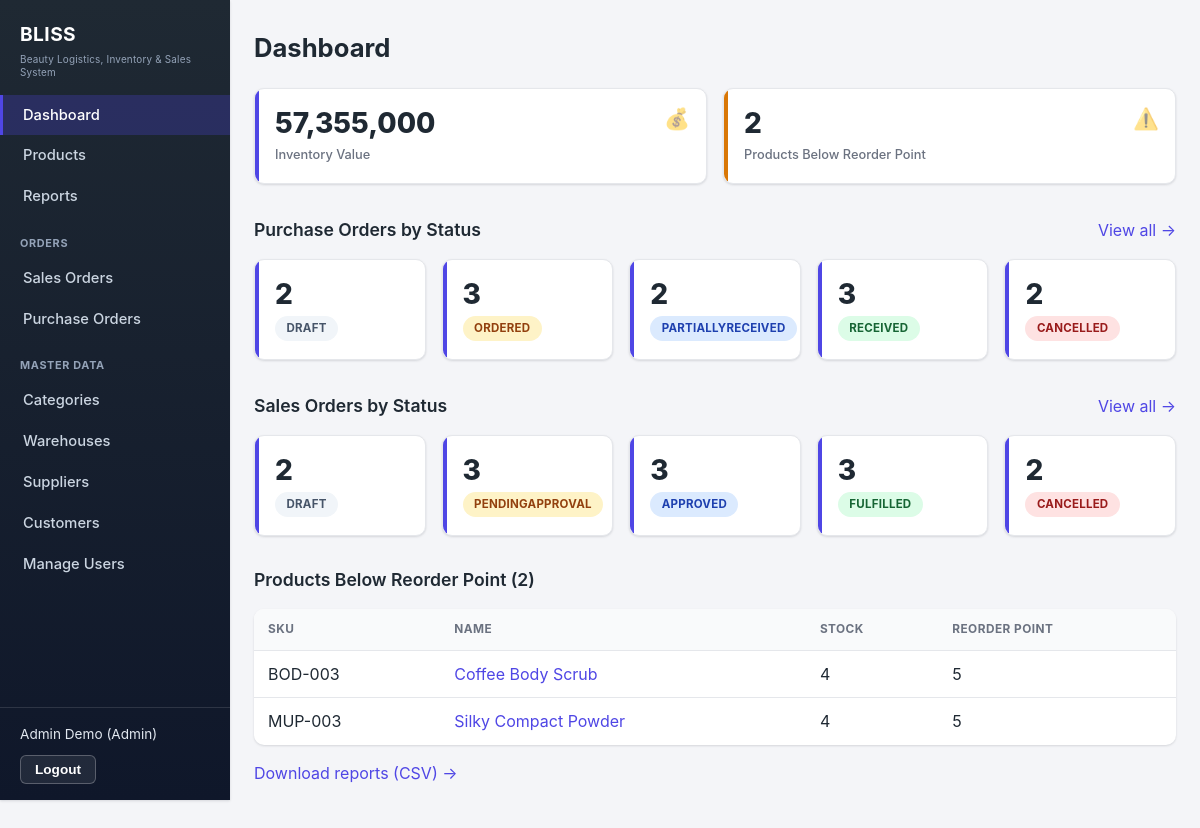
The page /dashboard (signed in) on the database its author committed.
### tables this page shows
CREATE TABLE IF NOT EXISTS product (
    id INT PRIMARY KEY AUTO_INCREMENT,
    sku VARCHAR(50) NOT NULL UNIQUE,
    name VARCHAR(200) NOT NULL,
    category_id INT NOT NULL,
    unit VARCHAR(30) NOT NULL,
    buy_price DECIMAL(15,2) NOT NULL,
    sell_price DECIMAL(15,2) NOT NULL,
    reorder_point INT NOT NULL DEFAULT 0,
    image_path VARCHAR(255) NULL,
    is_active TINYINT(1) NOT NULL DEFAULT 1,
    created_at TIMESTAMP DEFAULT CURRENT_TIMESTAMP,
    updated_at TIMESTAMP DEFAULT CURRENT_TIMESTAMP ON UPDATE CURRENT_TIMESTAMP,
    CONSTRAINT chk_buy_price_nonneg CHECK (buy_price >= 0),
    CONSTRAINT chk_sell_price_nonneg CHECK (sell_price >= 0),
    CONSTRAINT chk_reorder_point_nonneg CHECK (reorder_point >= 0),
    CONSTRAINT fk_product_category FOREIGN KEY (category_id) REFERENCES category(id)
        ON DELETE RESTRICT ON UPDATE CASCADE
);

### public/index.php (called while the page is built, shortened)
<?php
$path = parse_url($_SERVER['REQUEST_URI'], PHP_URL_PATH) ?: '/';
$method = $_SERVER['REQUEST_METHOD'];
$key = "$method $path";
[$controller, $action] = $routes[$key];
$controller->$action();

### app/Support/Database.php (called while the page is built, shortened)
<?php
final class Database
{
    private static ?PDO $connection = null;
    public static function connection(): PDO
    {
        if (self::$connection === null) {
            $dsn = sprintf(
                'mysql:host=%s;port=%s;dbname=%s;charset=utf8mb4',
                getenv('DB_HOST'),
                getenv('DB_PORT') ?: '3306',
                getenv('DB_NAME')
            );
            $maxAttempts = 5;
            for ($attempt = 1; $attempt <= $maxAttempts; $attempt++) {
                try {
                    self::$connection = new PDO($dsn, getenv('DB_USER'), getenv('DB_PASSWORD'), [
                        PDO::ATTR_ERRMODE => PDO::ERRMODE_EXCEPTION,
                        PDO::ATTR_DEFAULT_FETCH_MODE => PDO::FETCH_ASSOC,
                    ]);
                    break;
                } catch (PDOException $e) {
                    if ($attempt === $maxAttempts) {
                        error_log('DB connection failed after ' . $maxAttempts . ' attempts: ' . $e->getMessage());
                        throw new PDOException('Database connection failed.');
                    }
                    sleep(1);
                }
            }
        }
        return self::$connection;
    }
}

### app/Repository/MySqlDashboardRepository.php (called while the page is built, shortened)
<?php
final class MySqlDashboardRepository implements DashboardRepositoryInterface
{
    public function getTotalInventoryValue(): float
    {
        $stmt = Database::connection()->query(
            'SELECT COALESCE(SUM(p.buy_price * ps.quantity), 0)
             FROM product_stock ps
             JOIN product p ON p.id = ps.product_id
             WHERE p.is_active = 1'
        );
        return (float) $stmt->fetchColumn();
    }
    public function getLowStockProducts(): array
    {
        $stmt = Database::connection()->query(
            'SELECT p.id, p.sku, p.name, COALESCE(SUM(ps.quantity), 0) AS total_stock, p.reorder_point
             FROM product p
             LEFT JOIN product_stock ps ON ps.product_id = p.id
             WHERE p.is_active = 1
             GROUP BY p.id
             HAVING total_stock < p.reorder_point
             ORDER BY p.name'
        );
        return $stmt->fetchAll();
    }
    public function getPurchaseOrderStatusCounts(): array
    {
        $stmt = Database::connection()->query(
            'SELECT status, COUNT(*) AS cnt FROM purchase_order GROUP BY status'
        );
        $rows = $stmt->fetchAll();
        return array_combine(
            array_column($rows, 'status'),
            array_map('intval', array_column($rows, 'cnt')),
        );
    }
    public function getSalesOrderStatusCounts(?int $createdBy = null): array
    {
        if ($createdBy === null) {
            $stmt = Database::connection()->query(
                'SELECT status, COUNT(*) AS cnt FROM sales_order GROUP BY status'
            );
            $rows = $stmt->fetchAll();
        } else {
            $stmt = Database::connection()->prepare(
                'SELECT status, COUNT(*) AS cnt FROM sales_order WHERE created_by = ? GROUP BY status'
            );
            $stmt->execute([$createdBy]);
            $rows = $stmt->fetchAll();
        }
        $counts = array_combine(
            array_column($rows, 'status'),
            array_map('intval', array_column($rows, 'cnt')),
        );
        return $counts;
    }
}

### app/Service/DashboardService.php (called while the page is built, shortened)
<?php
final class DashboardService
{
    public function totalInventoryValue(): float
    {
        return $this->dashboardRepository->getTotalInventoryValue();
    }
    public function lowStockProducts(): array
    {
        return $this->dashboardRepository->getLowStockProducts();
    }
    public function purchaseOrderStatusCounts(): array
    {
        return $this->dashboardRepository->getPurchaseOrderStatusCounts();
    }
    public function salesOrderStatusCounts(?int $createdBy = null): array
    {
        return $this->dashboardRepository->getSalesOrderStatusCounts($createdBy);
    }
}

### views/dashboard/admin.php (the view, shortened to what this page needs)
<?php
require __DIR__ . '/../layout/header.php';
$poStatuses = ['Draft', 'Ordered', 'PartiallyReceived', 'Received', 'Cancelled'];
$soStatuses = ['Draft', 'PendingApproval', 'Approved', 'Fulfilled', 'Cancelled'];
?>
<h1>Dashboard</h1>
<div class="stat-grid">
    <div class="stat-card">
        <span class="stat-icon">💰</span>
        <div class="stat-value"><?= number_format($totalInventoryValue, 0, '.', ',') ?></div>
        <div class="stat-label">Inventory Value</div>
    </div>
    <div class="stat-card stat-warning">
        <span class="stat-icon">⚠️</span>
        <div class="stat-value"><?= count($lowStockProducts) ?></div>
        <div class="stat-label">Products Below Reorder Point</div>
    </div>
</div>
<div class="section-heading">
    <h2>Purchase Orders by Status</h2>
    <a href="/purchase-orders">View all &rarr;</a>
</div>
<div class="stat-grid">
    <?php foreach ($poStatuses as $s): ?>
        <div class="stat-card">
            <div class="stat-value"><?= $poStatusCounts[$s] ?? 0 ?></div>
            <div class="stat-label"><?= StatusBadge::render($s) ?></div>
        </div>
    <?php endforeach; ?>
</div>
<div class="section-heading">
    <h2>Sales Orders by Status</h2>
    <a href="/sales-orders">View all &rarr;</a>
</div>
<div class="stat-grid">
    <?php foreach ($soStatuses as $s): ?>
        <div class="stat-card">
            <div class="stat-value"><?= $soStatusCounts[$s] ?? 0 ?></div>
            <div class="stat-label"><?= StatusBadge::render($s) ?></div>
        </div>
    <?php endforeach; ?>
</div>
<h2>Products Below Reorder Point (<?= count($lowStockProducts) ?>)</h2>
<table>
    <thead><tr><th>SKU</th><th>Name</th><th>Stock</th><th>Reorder Point</th></tr></thead>
    <tbody>
    <?php foreach ($lowStockProducts as $product): ?>
        <tr>
            <td><?= htmlspecialchars($product['sku']) ?></td>
            <td><a href="/products/show?id=<?= $product['id'] ?>"><?= htmlspecialchars($product['name']) ?></a></td>
            <td><?= $product['total_stock'] ?></td>
            <td><?= $product['reorder_point'] ?></td>
        </tr>
    <?php endforeach; ?>
    </tbody>
</table>
<p><a href="/reports">Download reports (CSV) &rarr;</a></p>
<?php require __DIR__ . '/../layout/footer.php'; ?>

### public/assets/css/app.css (style rules this page uses)
:root { --color-bg: #f4f5f8; --color-surface: #ffffff; --color-border: #e5e7eb; --color-text: #1f2933; --color-text-muted: #6b7280; --color-primary: #4f46e5; --color-primary-dark: #4338ca; --color-warning: #d97706; --radius: 10px; --radius-sm: 6px; --shadow-sm: 0 1px 2px rgba(15, 23, 42, 0.06), 0 1px 3px rgba(15, 23, 42, 0.08); --shadow-md: 0 6px 10px -2px rgba(15, 23, 42, 0.10), 0 3px 6px -3px rgba(15, 23, 42, 0.08); --layer-sticky: 30; --layer-modal: 90; --content-max: 1040px; }
*, *::before, *::after { box-sizing: border-box; }
body { margin: 0; font-family: -apple-system, "Segoe UI", Roboto, Arial, sans-serif; background-color: var(--color-bg); color: var(--color-text); line-height: 1.55; }
a { color: var(--color-primary); text-decoration: none; }
h1 { font-size: clamp(1.3rem, 1.05rem + 1vw, 1.6rem); font-weight: 700; margin: 0 0 20px; }
h2 { font-size: 1.1rem; font-weight: 600; margin: 0 0 4px; }
table { width: 100%; border-collapse: separate; border-spacing: 0; background: var(--color-surface); border-radius: var(--radius); overflow: hidden; box-shadow: var(--shadow-sm); margin-top: 16px; }
table th, table td { padding: 11px 14px; text-align: left; border-bottom: 1px solid var(--color-border); }
table thead th { background: #f9fafb; font-size: 0.74rem; text-transform: uppercase; letter-spacing: 0.04em; color: var(--color-text-muted); font-weight: 700; }
table tbody tr:last-child td { border-bottom: none; }
.stat-grid { display: grid; grid-template-columns: repeat(auto-fit, minmax(170px, 1fr)); gap: 16px; margin: 16px 0 30px; }
.stat-card { background: var(--color-surface); border-radius: var(--radius); padding: 18px 20px; border: 1px solid var(--color-border); box-shadow: var(--shadow-sm); position: relative; overflow: hidden; transition: transform 0.15s, box-shadow 0.15s; }
.stat-card::before { content: ""; position: absolute; top: 0; left: 0; bottom: 0; width: 4px; background: var(--color-primary); }
.stat-card.stat-warning::before { background: var(--color-warning); }
.stat-card .stat-icon { position: absolute; top: 14px; right: 16px; font-size: 1.3rem; opacity: 0.55; }
.stat-card .stat-value { font-size: 1.75rem; font-weight: 800; line-height: 1.15; }
.stat-card .stat-label { color: var(--color-text-muted); font-size: 0.8rem; margin-top: 6px; font-weight: 500; }
.section-heading { display: flex; justify-content: space-between; align-items: baseline; margin: 32px 0 4px; }
.section-heading > h2 { margin: 0; }

### rows shown on the page
product: sku "BOD-003", name "Coffee Body Scrub", total_stock "4", reorder_point "5"
product: sku "MUP-003", name "Silky Compact Powder", total_stock "4", reorder_point "5"

### other values the page prints
$_SESSION['user']['name'] "Admin Demo"
$_SESSION['user']['role'] "Admin"
$totalInventoryValue "57,355,000"
count($lowStockProducts) "2"
$poStatusCounts[$s] "2"
$status "DRAFT"
$poStatusCounts[$s] "3"
$status "ORDERED"
$status "PARTIALLYRECEIVED"
$status "RECEIVED"
$status "CANCELLED"
$soStatusCounts[$s] "2"
$soStatusCounts[$s] "3"
$status "PENDINGAPPROVAL"
$status "APPROVED"
